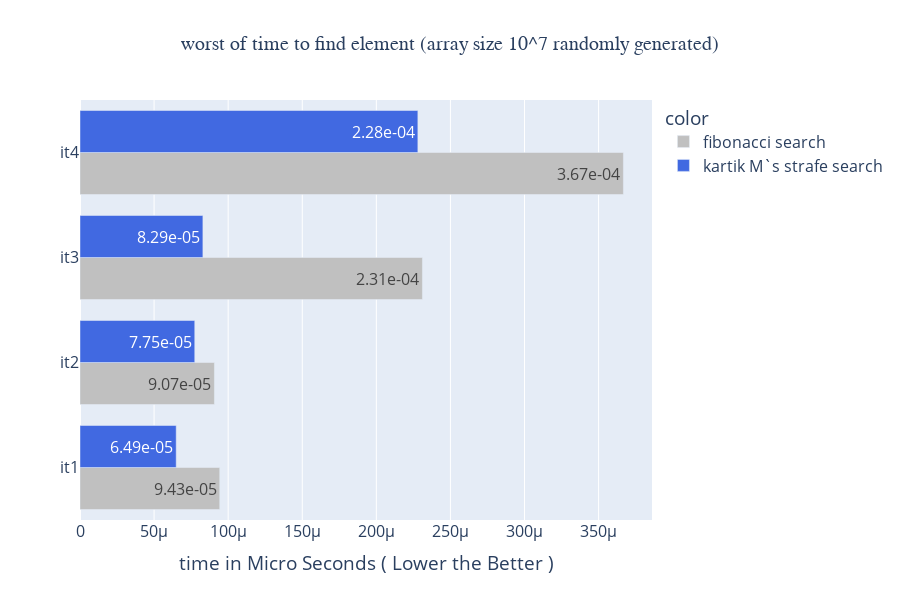

This figure's notebook cell:
### Code cell
x=[9.430699992662994e-05,6.492900001831003e-05,9.07180001377128e-05,7.745099992462201e-05,0.00023111400014386163,8.294100007333327e-05,0.0003667480004878598,0.00022802900002716342]
bb=px.bar(y=["it1","it1","it2","it2","it3","it3","it4","it4"],x=[9.430699992662994e-05,6.492900001831003e-05,9.07180001377128e-05,7.745099992462201e-05,0.00023111400014386163,8.294100007333327e-05,0.0003667480004878598,0.00022802900002716342]
          ,width=900,height=600,
          labels={"y" : " ","x":"time in Micro Seconds ( Lower the Better )"},title="worst of time to find element (array size 10^7 randomly generated)",
          barmode="group",
                 color_discrete_sequence=["silver", "royalblue"]
          ,text=[f" {i:2.2e}".format(i) for  i in x]
         ,color=["fibonacci search" if i%2 == 0 else "kartik M`s strafe search" for i in range(2,10)])
bb.update_layout(
    title_font_family="Times New Roman",
    title_font_size=20,
    title_x=0.5,
    font_size=16,
    
    
)

### Figure 1 — Plotly figure (JSON) as saved in the notebook; plotly's stock layout.template omitted (floating-point values rounded to 4 significant figures)
{"data": [{"alignmentgroup": "True", "hovertemplate": "color=fibonacci search<br>time in Micro Seconds ( Lower the Better )=%{x}<br> =%{y}<br>text=%{text}<extra></extra>", "legendgroup": "fibonacci search", "marker": {"color": "silver", "pattern": {"shape": ""}}, "name": "fibonacci search", "offsetgroup": "fibonacci search", "orientation": "h", "showlegend": true, "text": [" 9.43e-05", " 9.07e-05", " 2.31e-04", " 3.67e-04"], "textposition": "auto", "type": "bar", "x": [9.431e-05, 9.072e-05, 0.0002311, 0.0003667], "xaxis": "x", "y": ["it1", "it2", "it3", "it4"], "yaxis": "y"}, {"alignmentgroup": "True", "hovertemplate": "color=kartik M`s strafe search<br>time in Micro Seconds ( Lower the Better )=%{x}<br> =%{y}<br>text=%{text}<extra></extra>", "legendgroup": "kartik M`s strafe search", "marker": {"color": "royalblue", "pattern": {"shape": ""}}, "name": "kartik M`s strafe search", "offsetgroup": "kartik M`s strafe search", "orientation": "h", "showlegend": true, "text": [" 6.49e-05", " 7.75e-05", " 8.29e-05", " 2.28e-04"], "textposition": "auto", "type": "bar", "x": [6.493e-05, 7.745e-05, 8.294e-05, 0.000228], "xaxis": "x", "y": ["it1", "it2", "it3", "it4"], "yaxis": "y"}], "layout": {"barmode": "group", "font": {"size": 16}, "height": 600, "legend": {"title": {"text": "color"}, "tracegroupgap": 0}, "title": {"font": {"family": "Times New Roman", "size": 20}, "text": "worst of time to find element (array size 10^7 randomly generated)", "x": 0.5}, "width": 900, "xaxis": {"anchor": "y", "autorange": true, "domain": [0, 1], "range": [0, 0.0003861], "title": {"text": "time in Micro Seconds ( Lower the Better )"}, "type": "linear"}, "yaxis": {"anchor": "x", "autorange": true, "domain": [0, 1], "range": [-0.5, 3.5], "title": {"text": " "}, "type": "category"}}}
